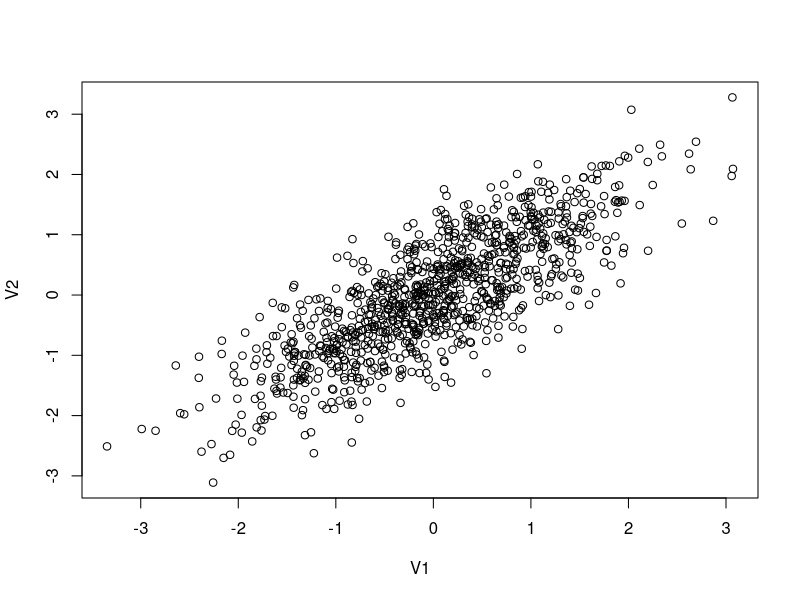

Generate this figure with R: (Note: this script raises an error after producing the figure.)
## ---- chunk 1
knitr::opts_chunk$set(echo = TRUE)
## ---- chunk 2
#This is a comment, alone in a chunk. 

## ---- chunk 3
library(MASS)
library(ggplot2)

out <- as.data.frame(mvrnorm(1000, mu = c(0,0), 
                     Sigma = matrix(c(1,0.8,0.8,1), ncol = 2), 
                     empirical = TRUE))
cor(out)
plot(out)

## ---- chunk 4
out$error<-rnorm(1000, mean=0, sd=1)

#The data generating process
B1<-3
B2<-6

out$Y<-out$V1*B1+out$V2*B2+out$error
## ---- chunk 5

first_reg <- lm(out$Y ~ out$V1 + out$V2, out)
summary(first_reg)

## ---- chunk 6
ps1_reg2 <- lm(data=out, Y ~ V1)
summary(ps1_reg2)

beta1_OVB <- coef(ps1_reg1)[2]
beta1_OVB

## ---- chunk 7
second_reg <- lm(Y ~ V1, out)
summary(second_reg)

## ---- chunk 8
intermediate_value <- coef(first_reg)[3]*out$V2
adjY <- out$Y - intermediate_value
third_reg <- lm(adjY ~ out$V1)
summary(third_reg)

#This variable is not biased, the population coefficient is within the 95% confidence interval of the estimated coefficient
#the adjY variable makes the estimation of V1 more accurate.

## ---- chunk 9

out$adjY <- out$Y - beta2*out$V2

ps1_reg2 <- lm(data=out, adjY ~ V1)
summary(ps1_reg2)

## ---- chunk 10

plotted<-ggplot(out, aes(V1, y = value, color = variable)) + 
    geom_point(aes(y = Y, col = "Y")) + 
    geom_point(aes(y = adjY, col = "adjY"))+
    geom_smooth(method='lm', aes(y = Y, col = "Y"))+
    geom_smooth(method='lm', aes(y = adjY, col = "Y"))

plotted

## ---- chunk 11

# You'll need to install the ggpubr package before running this code. 
library(ggpubr)

p1 <- ggplot(out, aes(V1, y = value)) + 
    geom_point(aes(y = Y, col = "Y"), alpha=0.4) + 
    geom_point(aes(y = adjY, col = "adjY"), alpha=0.4)+ 
    geom_smooth(method='lm', aes(y = Y, col = "Y"))+
    geom_smooth(method='lm', aes(y = adjY, col = "adjY")) +
	scale_color_manual(values=c("#FFB81C", "#003594")) +
	scale_y_continuous(limits=c(-35, 35)) +
	theme_classic() +
	theme(
		legend.position = c(0.2, 0.90),
		legend.key = element_rect(fill = "white", color = "white"),
		legend.text = element_text(size = 10),
		legend.title = element_blank(),
		axis.title = element_text(size = 12, face = "bold"),
		axis.text = element_text(size = 10)
		) +
	guides(color=guide_legend(override.aes=list(fill=NA)))
p2 <- ggplot(out, aes(x=Y)) + 
	geom_density(color="#00205B", fill="#003594", alpha=0.6) + 
	theme(axis.text.x = element_blank(),  axis.text.y = element_blank()) + 
	scale_x_continuous(limits=c(-35, 35)) + 
	scale_y_continuous(limits=c(0, 0.125)) +
	coord_flip() +
	theme_void()
p3 <- ggplot(out, aes(x=adjY)) + 
	geom_density(color="#B58500", fill="#FFB81C", alpha=0.6) + 
	theme(axis.text.x = element_blank(),  axis.text.y = element_blank()) + 
	scale_x_continuous(limits=c(-35, 35)) + 
	coord_flip() +
	theme_void()
improved <- ggarrange(p1, p2, p3, widths=c(4, 0.5, 0.5), ncol=3)
annotate_figure(improved, top = text_grob("Omitted Variable Bias in Y vs. adjY", face = "bold", size = "14"))
